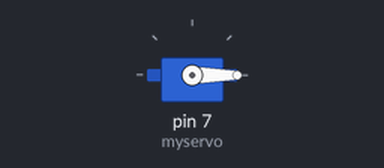
Recording of a sketch running on a simulated Arduino Uno, built with avr-gcc and run on an emulated ATmega328P. On the bench: servo.

Above: at 0.05 s.
Timing chart, 0 to 4.6 s (numbered marks = the images above):
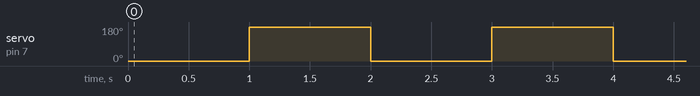

Measured:
- by itself, servo on pin 7 (myservo): alternates 180° for 1.0 s and 0° for 1.0 s

The sketch:

Servo.ino
```cpp
#include <Servo.h> //include servo library

Servo myservo; // create servo object

void setup() {
  myservo.attach(7); //use pin 7 for servo signal
}

void loop() {
  myservo.write(0); //move servo to 0 degree
  delay(1000); //delay 1000 ms

  myservo.write(180); //move servo to 180 degree
  delay(1000); //delay 1000 ms
}
```
